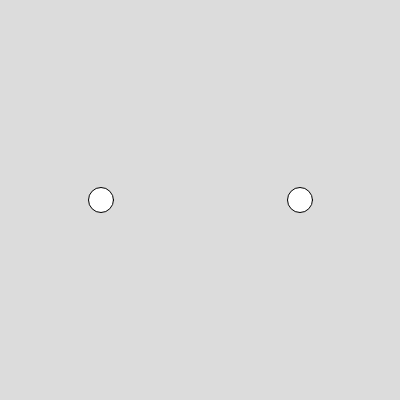
Frame 1 (no input)
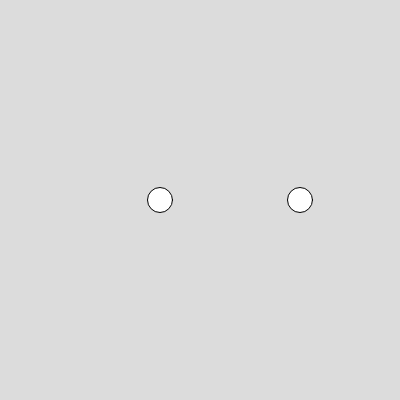
Frame 60 (no input)
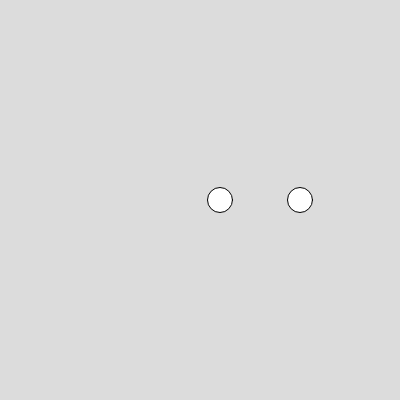
Frame 120 (the mouse pressed at the canvas centre since frame 60)

The p5.js sketch that drew these frames (run headless with seeded random() and noise() and a simulated clock; from frame 60 on, the mouse is pressed at the canvas centre):

// p5.js sketch
// ── sketch.js
class Boble {
  constructor(x,y) {
    this.x = x;
    this.y = y;
    this.radius = 25;
}
tegn(){
  circle(this.x, this.y, this.radius);
}
flytt(){
  this.x +=1;
}
}
let boble1 = new Boble(100,200);
let boble2 = new Boble(300,200);

function setup() {
  // put setup code here
  createCanvas(400, 400);

}

function draw() {
  // put drawing code here
  background(220);
  boble1.flytt()
  boble1.tegn();
  boble2.tegn();
}



/* Dårlig kode å skrive rett inn i en funksjon
let boble1 = {
  x: 200,
  y: 200,
  radius: 25,
  tegn: function() {
    rect(this.x, this.y, this.radius, this.radius);
  }
}

let boble2 = {
  x: 300,
  y: 200,
  radius: 25,
  tegn: function() {
    circle(this.x, this.y, this.radius);
  }
}
*/
